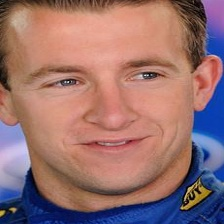
#> input picture src/test_imgs/0-0.jpg, 224 x 224 px
$ python -i canny_edge_detection.py   (imports and definitions only)
#> lines starting #> are read from the running program, lines starting #| are printed output that depends on the picture
# This code performs the Canny Edge Detection
# Its based on the following tutorial: https://towardsdatascience.com/canny-edge-detection-step-by-step-in-python-computer-vision-b49c3a2d8123

import cv2
import numpy as np

# Normalizes image from 0 to 255 and make the values integer
def normalize(image):
    image_t = ((image - np.min(image)) * 255 / (np.max(image) - np.min(image))).astype(np.uint8)
    return image_t

# Applies convolution on a grayscaled image with given kernel with FFT
def convFFT(image, kernel):
    kernel_t = np.fft.fft2(kernel, s=(image.shape[:2]), axes=(0, 1))
    image_t = np.fft.fft2(image, axes=(0, 1))

    image_t = image_t * kernel_t[:, :]
    image_t = np.fft.ifft2(image_t, axes=(0, 1)).real

    return image_t

def gaussianFilter(image):
    t = np.linspace(-10, 10, 30)
    bump = np.exp(-0.1*t**2)
    bump /= np.trapz(bump)
    kernel = bump[:, np.newaxis] * bump[np.newaxis, :]

    image_t = convFFT(image, kernel)
    image_t = normalize(image_t)

    return image_t

def sobelFilter(image):
    Kx = np.array([[-1, 0, 1], [-2, 0, 2], [-1, 0, 1]], np.float32)
    Ky = np.array([[1, 2, 1], [0, 0, 0], [-1, -2, -1]], np.float32)

    Ix = convFFT(image, Kx)
    Iy = convFFT(image, Ky)

    G = np.hypot(Ix, Iy)
    G = normalize(G)
    theta = np.arctan2(Iy, Ix)

    return (G, theta)

def non_max_suppression(img, D):
    M, N = img.shape
    Z = np.zeros((M,N), dtype=np.int32)
    angle = D * 180. / np.pi
    angle[angle < 0] += 180


    for i in range(1,M-1):
        for j in range(1,N-1):
            q = 255
            r = 255

            if (0 <= angle[i,j] < 22.5) or (157.5 <= angle[i,j] <= 180):
                q = img[i, j+1]
                r = img[i, j-1]
            elif (22.5 <= angle[i,j] < 67.5):
                q = img[i+1, j-1]
                r = img[i-1, j+1]
            elif (67.5 <= angle[i,j] < 112.5):
                q = img[i+1, j]
                r = img[i-1, j]
            elif (112.5 <= angle[i,j] < 157.5):
                q = img[i-1, j-1]
                r = img[i+1, j+1]

            if (img[i,j] >= q) and (img[i,j] >= r):
                Z[i,j] = img[i,j]
            else:
                Z[i,j] = 0

    return Z

def double_threshold(img, lowThresholdRatio=0.05, highThresholdRatio=0.09):
    highThreshold = img.max() * highThresholdRatio;
    lowThreshold = highThreshold * lowThresholdRatio;

    M, N = img.shape
    res = np.zeros((M,N), dtype=np.int32)

    weak = np.int32(25)
    strong = np.int32(255)

    strong_i, strong_j = np.where(img >= highThreshold)
    zeros_i, zeros_j = np.where(img < lowThreshold)

    weak_i, weak_j = np.where((img <= highThreshold) & (img >= lowThreshold))

    res[strong_i, strong_j] = strong
    res[weak_i, weak_j] = weak

    return (res, weak, strong)

def hysteresis(img, weak, strong=255):
    M, N = img.shape
    for i in range(1, M-1):
        for j in range(1, N-1):
            if (img[i,j] == weak):
                try:
                    if ((img[i+1, j-1] == strong) or (img[i+1, j] == strong) or (img[i+1, j+1] == strong)
                        or (img[i, j-1] == strong) or (img[i, j+1] == strong)
                        or (img[i-1, j-1] == strong) or (img[i-1, j] == strong) or (img[i-1, j+1] == strong)):
                        img[i, j] = strong
                    else:
                        img[i, j] = 0
                except IndexError as e:
                    pass
    return img

def cannyEdgeDetection(image):
    image_f = gaussianFilter(image)
    image_f, theta = sobelFilter(image_f)
    image_f = non_max_suppression(image_f, theta)
    image_f, weak, strong = double_threshold(image_f)
    image_f = hysteresis(image_f, weak, strong)

    return image_f

>>> import cv2
>>> picture = cv2.imread('../test_imgs/0-0.jpg', cv2.IMREAD_GRAYSCALE)
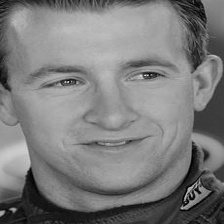
#> picture: shape (224, 224); min 0, max 225, mean 124.1
>>> result = cannyEdgeDetection(picture)
#> in normalize (call 2), `image_t = ((image - np.min(image)) * 255 / (np.max(image) - np.min(ima..`:
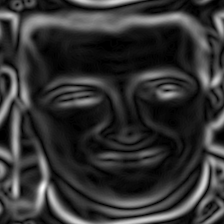
#> image_t: shape (224, 224); min 0, max 255, mean 50.4
#> in sobelFilter, `theta = np.arctan2(Iy, Ix)`:
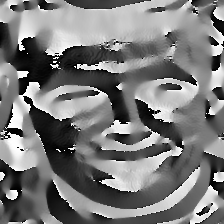
#> theta: shape (224, 224) float64; min -3.14, max 3.14, mean -0.124; drawn with min black and max white
#> in non_max_suppression, `angle[angle < 0] += 180`:
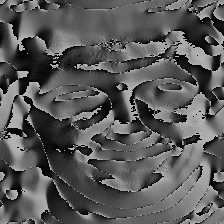
#> angle: shape (224, 224) float64; min 0, max 180, mean 89
#> after the loop in non_max_suppression, `for i in range(1,M-1):`:
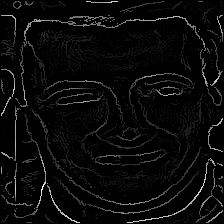
#> Z: shape (224, 224) int32; min 0, max 255, mean 9.3
#> in double_threshold, `highThreshold = img.max() * highThresholdRatio;`: highThreshold = 22.95
#> in double_threshold, `lowThreshold = highThreshold * lowThresholdRatio;`: lowThreshold = 1.15
#> in double_threshold, `strong_i, strong_j = np.where(img >= highThreshold)`: strong_i = 5503 values from 1 to 222; strong_j = 5503 values, max 222 at index 152, min 1 at index 206, mean 109.2
#> in double_threshold, `weak_i, weak_j = np.where((img <= highThreshold) & (img >= lowThreshol..`: weak_i = 3652 values from 1 to 222; weak_j = 3652 values, max 222 at index 4, min 1 at index 1905, mean 121.4
#> in cannyEdgeDetection, `image_f, weak, strong = double_threshold(image_f)`:
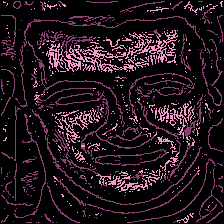
#> image_f: shape (224, 224) int32; 3 distinct labels, from 0 to 255; one colour per label, 0 black
#> in cannyEdgeDetection, `image_f, weak, strong = double_threshold(image_f)`: weak = 25; strong = 255
#> after the loop in hysteresis, `for i in range(1, M-1):`:
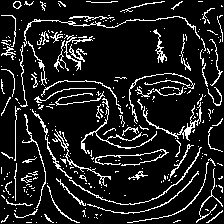
#> img: shape (224, 224) int32; 12.3% white in thin lines or dots

$ run again, on src/test_imgs/0-1.jpg
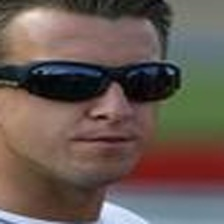
#> input picture src/test_imgs/0-1.jpg, 224 x 224 px
#> highThreshold = 22.86
#> lowThreshold = 1.14
#> strong_i = 4363 values from 1 to 222; strong_j = 4363 values, max 222 at index 284, min 1 at index 145, mean 108.4
#> weak_i = 9006 values from 1 to 222; weak_j = 9006 values, max 222 at index 90, min 1 at index 0, mean 128
#> in cannyEdgeDetection, `image_f, weak, strong = double_threshold(image_f)`:
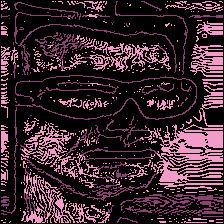
#> image_f: shape (224, 224) int32; 3 distinct labels, from 0 to 255; one colour per label, 0 black
#> weak = 25; strong = 255
#> after the loop in hysteresis, `for i in range(1, M-1):`:
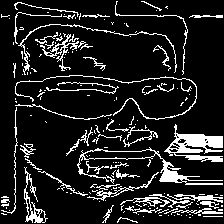
#> img: shape (224, 224) int32; 13.3% white in thin lines or dots

$ run again, on src/test_imgs/0-2.jpg
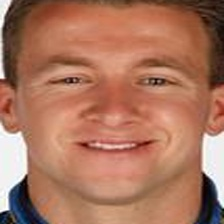
#> input picture src/test_imgs/0-2.jpg, 224 x 224 px
#> after the loop in non_max_suppression, `for i in range(1,M-1):`:
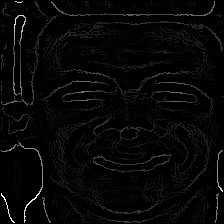
#> Z: shape (224, 224) int32; min 0, max 255, mean 6.4
#> highThreshold = 22.95
#> lowThreshold = 1.15
#> strong_i = 4436 values from 1 to 222; strong_j = 4436 values, max 222 at index 242, min 1 at index 87, mean 114.1
#> weak_i = 6893 values from 1 to 222; weak_j = 6893 values, max 222 at index 292, min 1 at index 329, mean 117.9
#> weak = 25; strong = 255
#> after the loop in hysteresis, `for i in range(1, M-1):`:
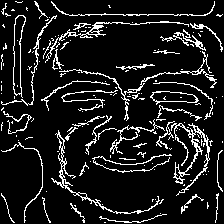
#> img: shape (224, 224) int32; 11.1% white in thin lines or dots

$ run again, on src/test_imgs/0-3.jpg
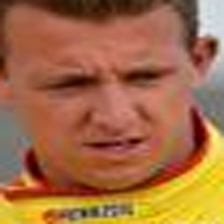
#> input picture src/test_imgs/0-3.jpg, 224 x 224 px
#> highThreshold = 22.95
#> lowThreshold = 1.15
#> strong_i = 4155 values from 1 to 222; strong_j = 4155 values, max 222 at index 226, min 1 at index 905, mean 118.1
#> weak_i = 5842 values from 1 to 222; weak_j = 5842 values, max 222 at index 43, min 1 at index 0, mean 97.29
#> image_f: shape (224, 224) int32; 3 distinct labels, from 0 to 255
#> weak = 25; strong = 255
#> after the loop in hysteresis, `for i in range(1, M-1):`:
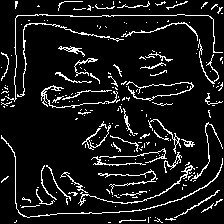
#> img: shape (224, 224) int32; 9.5% white in thin lines or dots
